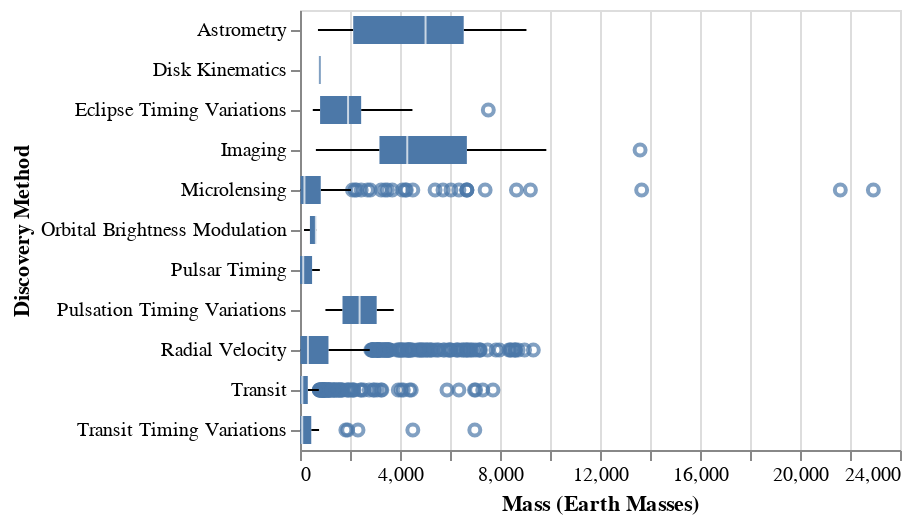

The notebook cell this image was saved under:
### Code cell
# because the dataset is so large, we have to disable the max rows thing for it to render everything (though this may be resolved later
# when we cut down the rows)
#alt.data_transformers.disable_max_rows()
# ...it seems like it was, since after removing the duplicates it seems to run fine without it now 

# making a boxplot 
alt.Chart(cut_data).encode(
    alt.Y("discoverymethod:N", title="Discovery Method"), 
    alt.X("pl_bmasse:Q", title="Mass (Earth Masses)")
).mark_boxplot()

### Figure 1 — Vega-Lite specification as saved in the notebook (floating-point values rounded to 4 significant figures; data arrays with more than 128 entries replaced by an {"elided": "..."} marker saying what was removed)
{"config": {"view": {"continuousWidth": 300, "continuousHeight": 300}}, "data": {"name": "data-3858f4d63d74e1262a3155b7788310f6"}, "mark": {"type": "boxplot"}, "encoding": {"x": {"field": "pl_bmasse", "title": "Mass (Earth Masses)", "type": "quantitative"}, "y": {"field": "discoverymethod", "title": "Discovery Method", "type": "nominal"}}, "$schema": "https://vega.github.io/schema/vega-lite/v6.1.0.json", "datasets": {"data-3858f4d63d74e1262a3155b7788310f6": {"elided": "6059 records"}}}
